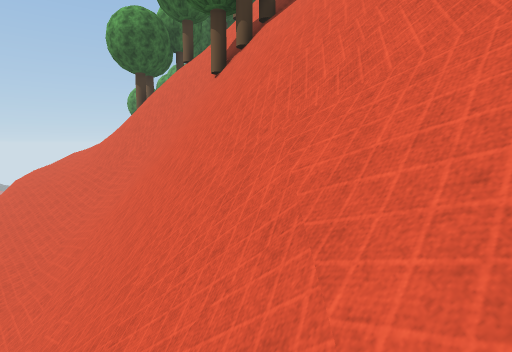
View 1 (above)

24 first-person views from a walk through a Unity game level. The camera is 1.5 m above the floor, tilts 6° down and sees 80° across. The floor is counted in squares, 2 m on a side. Each view is taken from the middle of a square. On the plan, view 1 faces up. The plan holds only what a view shows up to about 10 squares ahead; the rest is blank. The place goes on beyond the plan. Some trees and plants on the terrain are drawn as simple stand-ins. The player character is not drawn. Some surface patterns are stand-ins.

View 2
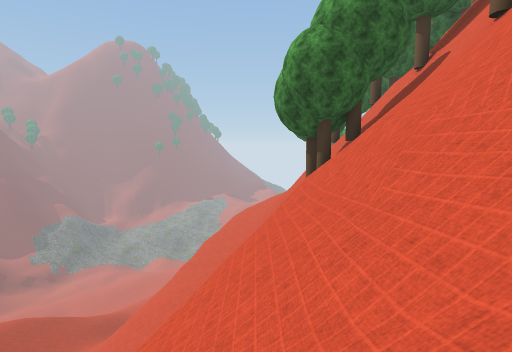

View 3
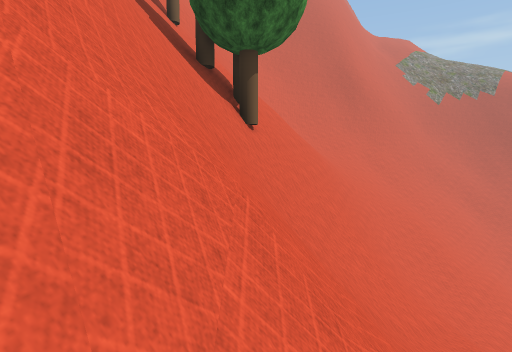

View 4
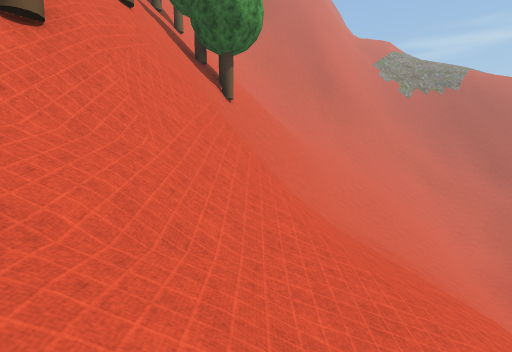

View 5
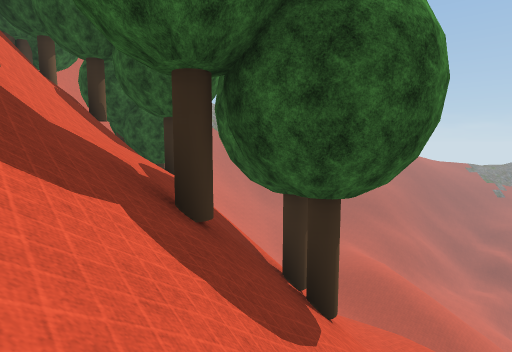

View 6
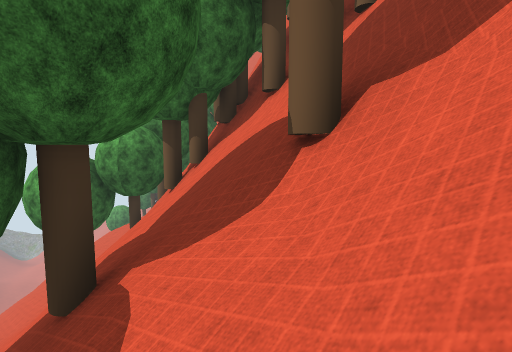

View 7
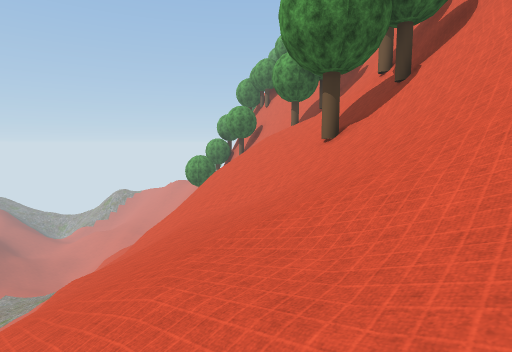

View 8
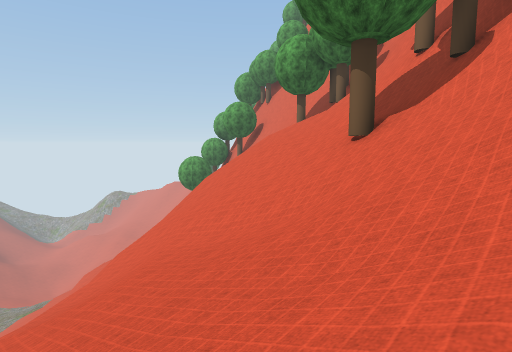

View 9
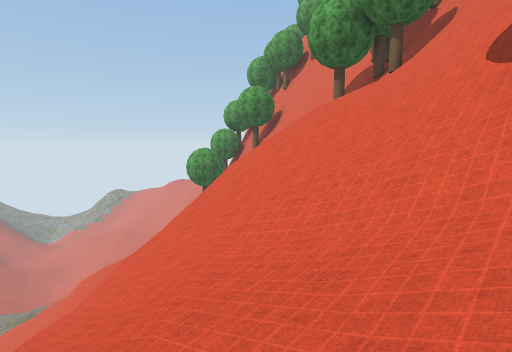

View 10
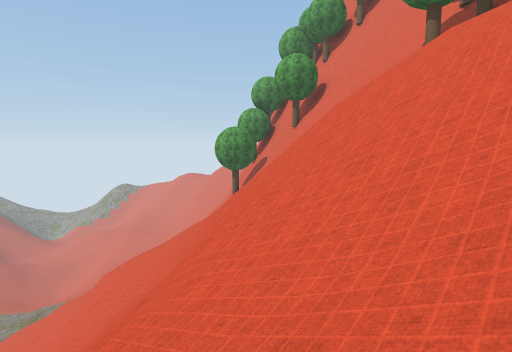

View 11
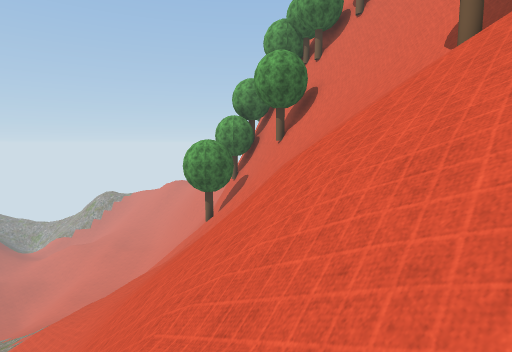

View 12
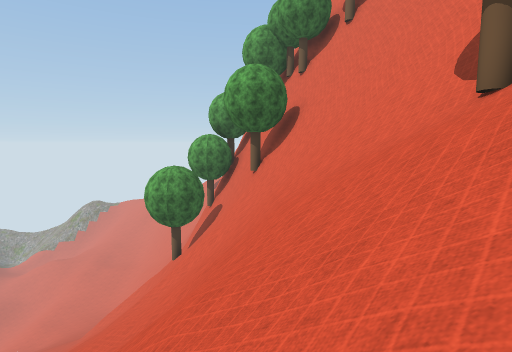

View 13
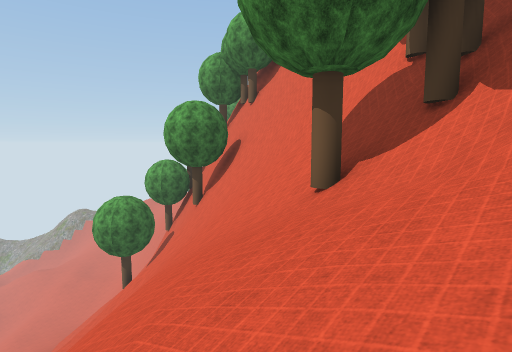

View 14
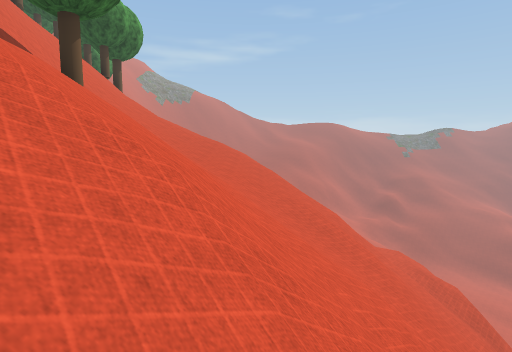

View 15
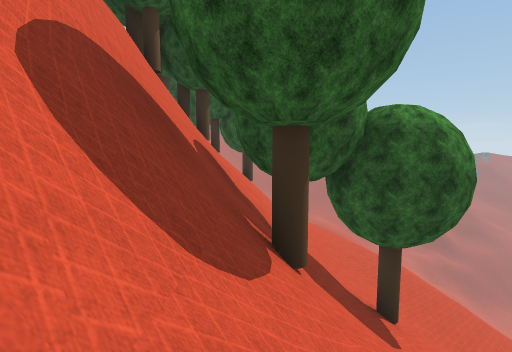

View 16
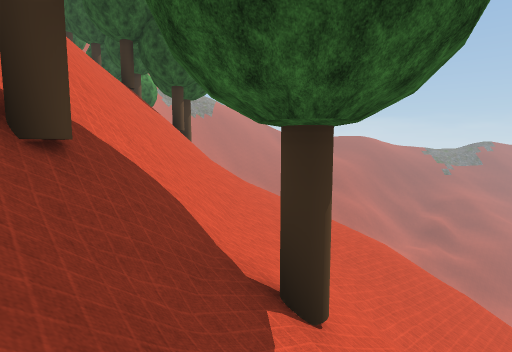

View 17
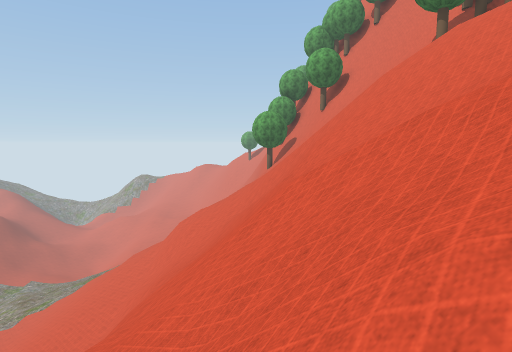

View 18
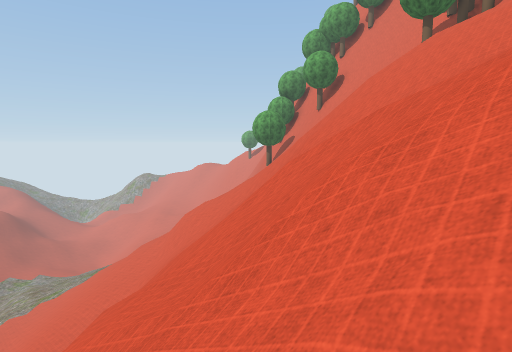

View 19
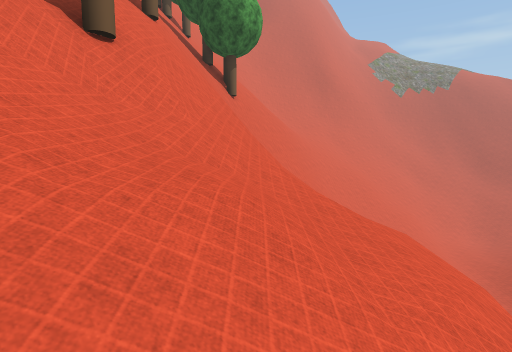

View 20
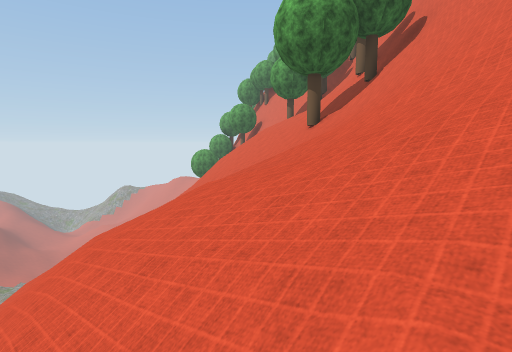

View 21
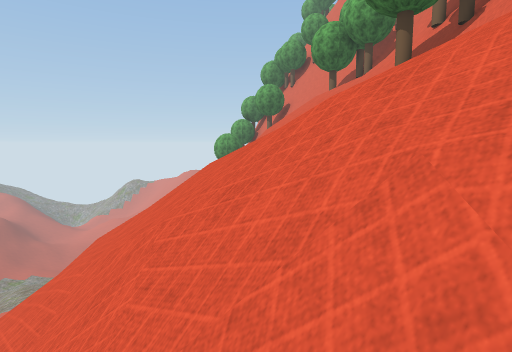

View 22
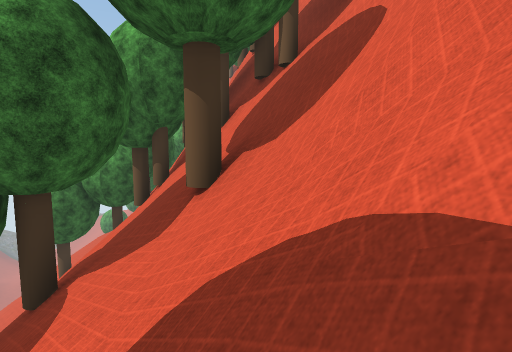

View 23
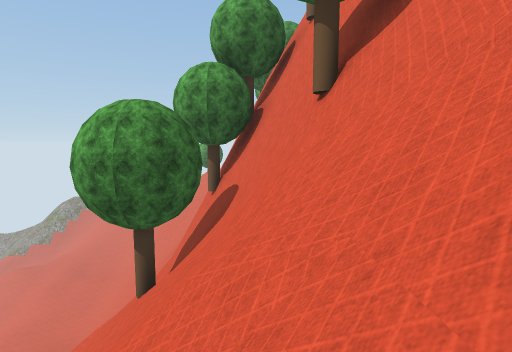

View 24
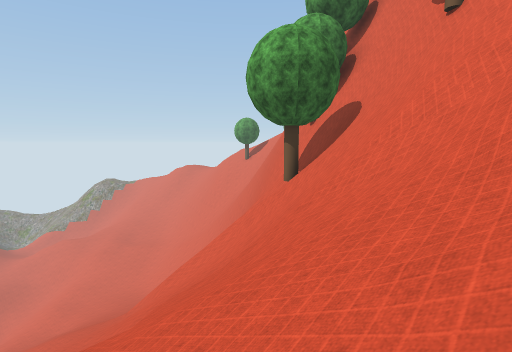

### Floor plan
Key: @ floor where view 1 was taken; # wall or solid block; . main floor; : floor 3.25 m higher than the main floor; + floor 4 m higher than the main floor; * floor 4.75 m higher than the main floor; % floor 5.5 m higher than the main floor; & floor 6.25 m higher than the main floor; / step, stairs or slope; = window, fence, low wall or low ledge; v drop or lower ground; O other object.
Columns run from 21 left of view 1 to 4 right of it. Each row starts with its distance up from view 1.
 39        ##
 38  ////  /#
 37  ///#///##
 36   /////###
 35     ////#
 34      ///######
 33       ///#//###
 32      ///////#/##
 31     ///////////##
 30     ///////////###
 29    #////  #///OOO#
 28    ##///////////##
 27     #//=# /////O##
 26 ///#///##=///////#
 25 ///##///#=///////#
 24     #///=////////#
 23     =///////////O#
 22      ///////////##
 21      /////////OO##
 20     ////////////####
 19     ////////////##O#
 18     ////////////=####
 17     //////////////OO#
 16        /////////////##
 15         /#//////////##
 14          =//////OO/%/#
 13           //////./ //#
 12             ////.////#
 11              ////#/O/##
 10              ///=##vO###
  9              ////##vvv###
  8              =////#######
  7              = ////#OO=###
  6                ////#vO+=O#
  5               /////# v:*&#
  4               =////##v====
  3                ////##vv/=#
  2               // ///#v=//
  1               // ////#///
  0                  /// @   /

Positions as (right, up) in squares from view 1, and headings:
1: (0, 0), facing up
2: (4, 0), facing up-left
3: (-5, 11), facing down-right
4: (-8, 13), facing down-right
5: (-4, 17), facing down
6: (-2, 12), facing up
7: (-9, 14), facing up
8: (-9, 16), facing up
9: (-10, 18), facing up
10: (-12, 20), facing up
11: (-11, 23), facing up
12: (-10, 25), facing up
13: (-8, 25), facing up
14: (-11, 27), facing down
15: (-5, 26), facing down
16: (-7, 23), facing down
17: (-14, 17), facing up
18: (-14, 16), facing up
19: (-9, 14), facing down-right
20: (-9, 12), facing up
21: (-11, 13), facing up
22: (-1, 11), facing up
23: (-11, 31), facing up
24: (-14, 29), facing up
